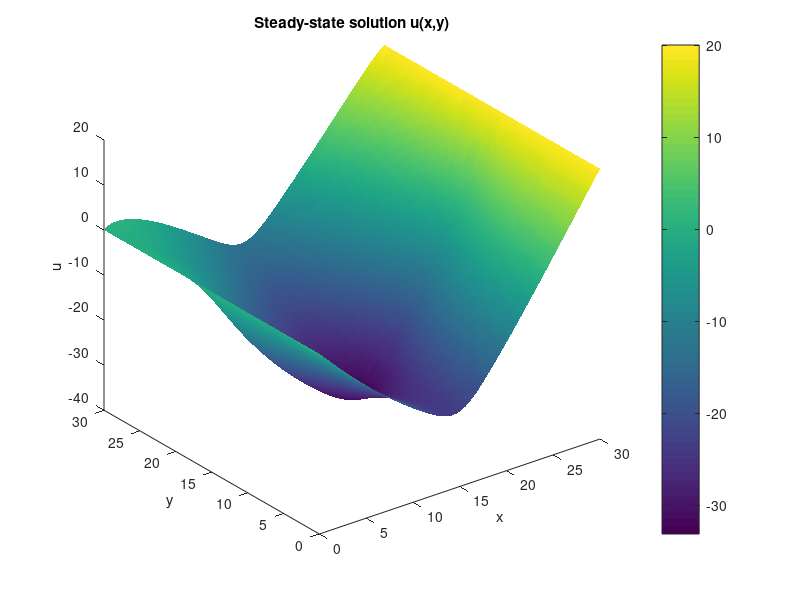

Here is the MATLAB script that generated this plot:
clc; clear variables; close all;

%%%%% Geometry / mesh / setup %%%%%%
%%%%%%%%%%%%%%%%%%%%%%%%%%%%%%%%%%%%
Lx = 30; % Eq. 3
Ly = 30; % Eq. 3
X_mesh = 90;
Y_mesh = 90;

% Using Eq. 1
N = X_mesh + 1; %Eq. 5
M = Y_mesh + 1; %Eq. 5

% Create grid with N,M points between 0 and Lx,Ly 
x = linspace(0,Lx,N);
y = linspace(0,Ly,M);

h = x(2)-x(1); % Step length

numGridPoints = N*M; % Amount of grid points/unknowns

f = @(x,y) exp(-((x-15).^2)/4) + exp(-((y-15).^2)/4); % Define the function f(x,y) from solution, Eq. 2
k = @(i,j) i + (j-1)*N; % Store the grid as a long vector, u_(1,1) -> u_1, u_(2,1) -> u_2, u_(N,1) -> u_N, u(1,2) -> u_(N+1), Eq. 7

% Dirichlet boundary values
u_left  = 0;
u_right = 20;

% Von Neumann boundary values
g_bottom = 0;
g_top    = 1;

% Preallocate sparse matrix
maxnnz = 9*numGridPoints; % The largest stencil is the interior stencil, which uses 9 grid points, meaning every row of A can have at most 9 entries
b = zeros(numGridPoints,1); % Preallocate matrix b in Eq. 6

% We store the matrix, A in Eq. 6 as a sparse matrix.
% This is created as A(I(q), J(q)) = V(q) 
I = zeros(maxnnz,1); % Preallocate row indices
J = zeros(maxnnz,1); % Preallocate column indices
V = zeros(maxnnz,1); % Preallocate nonzero-coefficients matrix
p = 0; % Amount of sparse matrix entries thus far

%%%%% Matrix assembly loop %%%%%
%%%%%%%%%%%%%%%%%%%%%%%%%%%%%%%%
% This loop is building the lineary system Au = b, where every grid point
% (i,j) becomes one row in the matrix. `row` represents the current
% equation/grid-point, `cols` are the unknowns in said equation, `vals` are
% the coefficients multiplying those equations and `b(row)` is the 
for j = 1:M
    for i = 1:N
        % Create one equation at each grid point
        row = k(i,j); % Determine which row of A point (i,j) corresponds to

        if i == 1 % Left boundary
            % Left stencil
            cols = row;
            vals = 1;
             % Force left boundary to u_left, Eq. 12
            b(row) = u_left;

        elseif i == N % Right boundary
            % Right stencil
            cols = row;
            vals = 1;
            % Force right boundary to u_right, Eq. 13
            b(row) = u_right;

        elseif j == 1 % Bottom boundary
            % Bottom stencil
            cols = [k(i,j), k(i-1,j), k(i+1,j), k(i,j+1)];
            vals = [4, -1, -1, -2];
            % Von Neumann condition at bottom, Eq. 15
            b(row) = -h^2*f(x(i),y(j)) - 2*h*g_bottom;

        elseif j == M % Top boundary
            % Top stencil
            cols = [k(i,j), k(i-1,j), k(i+1,j), k(i,j-1)];
            vals = [4, -1, -1, -2];
            % Von Neumann condition at top, Eq. 16
            b(row) = -h^2*f(x(i),y(j)) + 2*h*g_top;

        else % Interior point
            % General stencil
            cols = [k(i,j), k(i-1,j), k(i+1,j), k(i,j-1), k(i,j+1), ...
                    k(i+1,j+1), k(i+1,j-1), k(i-1,j+1), k(i-1,j-1)];
            vals = [4, -1, -1, -1, -1, -1/4, 1/4, 1/4, -1/4];
            b(row) = -h^2*f(x(i),y(j)); % Eq. 11
        end

        nn = numel(cols); % Amount of coefficients in current equation

        % Insert coefficients into sparse storage arrays
        I(p+1:p+nn) = row;
        J(p+1:p+nn) = cols;
        V(p+1:p+nn) = vals;

        % Update amount of spare-matrix entries
        p = p + nn;
    end
end

% Create a sparse matrix A of the form A(I(q), J(q)) = V(q) with dimensions
% numGridPoints*numGridPoints
A = sparse(I(1:p),J(1:p),V(1:p),numGridPoints,numGridPoints);

% Solve direct system, Eq. 6
u_vec = A\b;

% Convert long vector u, Eq. 7, into a 2D matrix of size N*M
u = reshape(u_vec,N,M);

% Plot
[X,Y] = meshgrid(x,y);
figure;
surface(X,Y,u');
view(3);
shading interp;
colorbar;
title("Steady-state solution u(x,y)");
xlabel("x");
ylabel("y");
zlabel("u");
